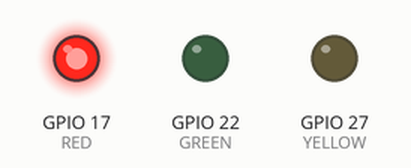
Recording of a program running on a simulated Raspberry Pi (BCM pin numbers). Shown: output pins drawn as LEDs (lit = HIGH).

Above: at 1.5 s.
At 4.5 s:
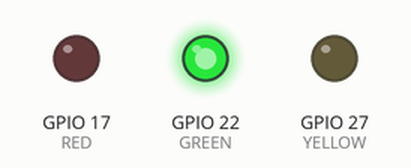
At 6.5 s:
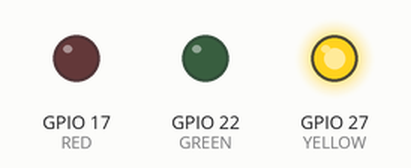
Timing chart, 0 to 9.1 s (numbered marks = the images above):
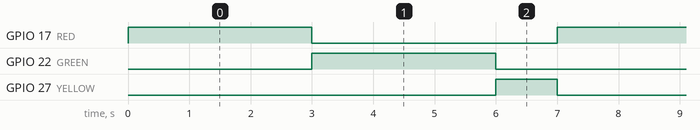

Measured:
- by itself, GPIO 17 (RED), GPIO 22 (GREEN): alternates HIGH for 3.0 s and LOW for 4.0 s
- by itself, GPIO 27 (YELLOW): alternates HIGH for 1.0 s and LOW for 6.0 s
- by itself, everything shown: repeats every 7.0 s, in 3 steps

The program:

Traffic-Light-Simulator.py
```python
import RPi.GPIO as GPIO
import time

RED = 17
YELLOW = 27
GREEN = 22

GPIO.setmode(GPIO.BCM)
GPIO.setup(RED, GPIO.OUT)
GPIO.setup(YELLOW, GPIO.OUT)
GPIO.setup(GREEN, GPIO.OUT)

try:
    while True:
        GPIO.output(RED, True)
        time.sleep(3)
        GPIO.output(RED, False)

        GPIO.output(GREEN, True)
        time.sleep(3)
        GPIO.output(GREEN, False)

        GPIO.output(YELLOW, True)
        time.sleep(1)
        GPIO.output(YELLOW, False)
except KeyboardInterrupt:
    GPIO.cleanup()
    print("Program stopped, GPIO cleaned up")
```
